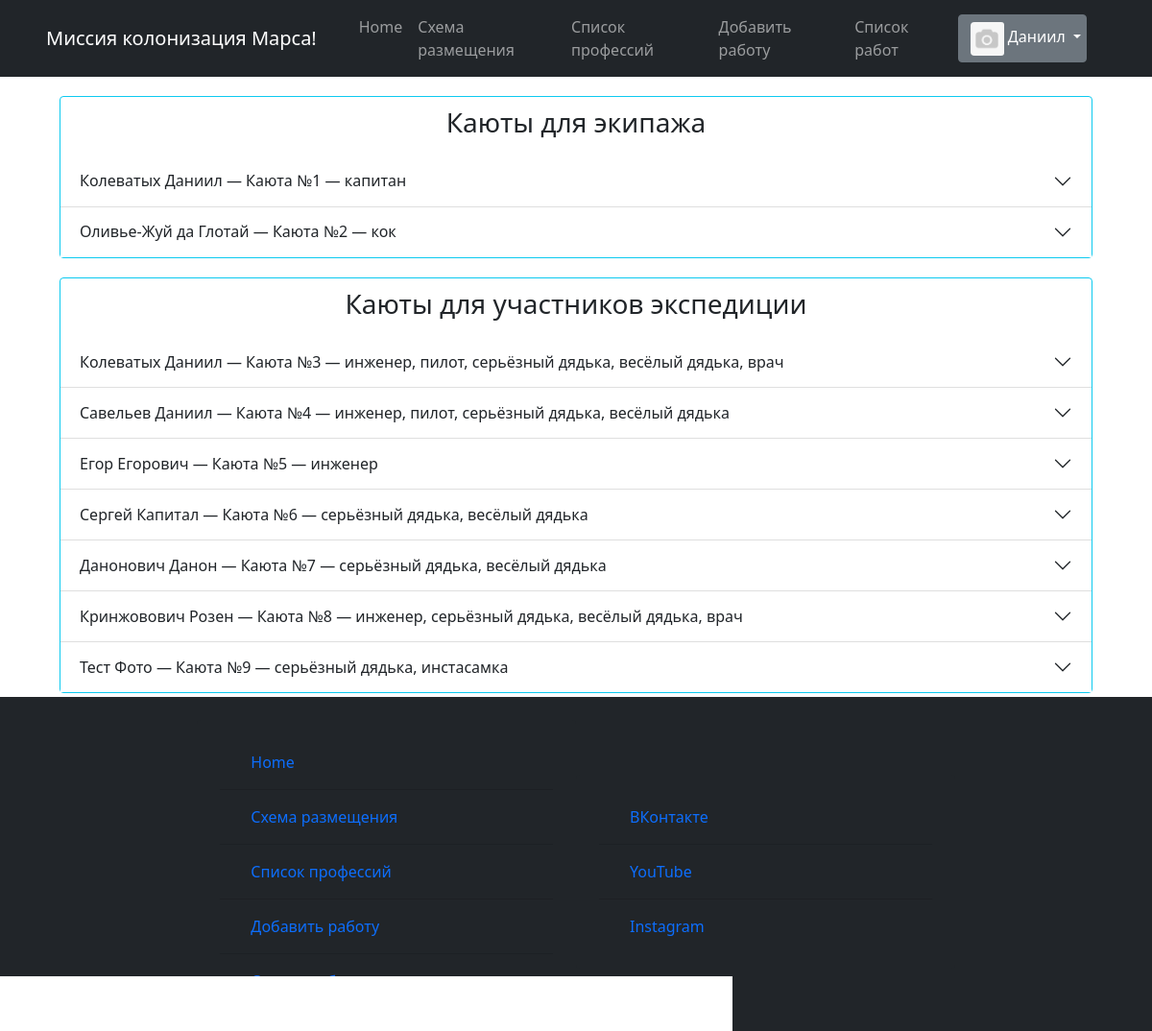
The page /distribution/ (signed in) on the database its author committed.
### static/data/users.py (models this page shows, shortened)
class User(SqlAlchemyBase, UserMixin):
    __tablename__ = 'users'
    id = sqlalchemy.Column(sqlalchemy.Integer,
                           primary_key=True, autoincrement=True)
    surname = sqlalchemy.Column(sqlalchemy.String, nullable=True)
    name = sqlalchemy.Column(sqlalchemy.String, nullable=True)
    sex = sqlalchemy.Column(sqlalchemy.String, nullable=True)
    email = sqlalchemy.Column(sqlalchemy.String,
                              index=True, unique=True, nullable=True)
    hashed_password = sqlalchemy.Column(sqlalchemy.String, nullable=True)
    studying = sqlalchemy.Column(sqlalchemy.String, nullable=True)
    professions = sqlalchemy.Column(sqlalchemy.String, nullable=True)
    about = sqlalchemy.Column(sqlalchemy.String, nullable=True)
    created_date = sqlalchemy.Column(sqlalchemy.String, nullable=True)
    image_link = sqlalchemy.Column(sqlalchemy.String, nullable=True)
    disk_path = sqlalchemy.Column(sqlalchemy.String, nullable=True)

### static/data/crew.py (models this page shows, shortened)
class Crew(SqlAlchemyBase, UserMixin):
    __tablename__ = 'crew'
    id = sqlalchemy.Column(sqlalchemy.Integer,
                           primary_key=True, autoincrement=True)
    uniq_crew_id = sqlalchemy.Column(sqlalchemy.Integer, nullable=True)
    post = sqlalchemy.Column(sqlalchemy.String, nullable=True)
    surname = sqlalchemy.Column(sqlalchemy.String, nullable=True)
    name = sqlalchemy.Column(sqlalchemy.String, nullable=True)
    email = sqlalchemy.Column(sqlalchemy.String,
                              index=True, unique=True, nullable=True)
    sex = sqlalchemy.Column(sqlalchemy.String, nullable=True)
    hashed_password = sqlalchemy.Column(sqlalchemy.String, nullable=True)
    studying = sqlalchemy.Column(sqlalchemy.String, nullable=True)
    professions = sqlalchemy.Column(sqlalchemy.String, nullable=True)
    about = sqlalchemy.Column(sqlalchemy.String, nullable=True)
    created_date = sqlalchemy.Column(sqlalchemy.String, nullable=True)

### runner.py (the view)
@app.route('/distribution/', methods=['POST', 'GET'])
def distribution():
    db_sess = db_session.create_session()
    data_members = [[user.surname, user.name, user.sex, user.email, user.studying, user.professions, user.about,
                     user.created_date] for user in db_sess.query(User).all()]
    db_sess = db_session.create_session()
    data_crew = [[user.surname, user.name, user.post, user.email, user.studying, user.professions, user.about,
                  user.created_date] for user in db_sess.query(Crew).all()]
    return render_template("html/distribution.html",
                           title='Список профессий',
                           image=image,
                           menu_bar_title='Миссия колонизация Марса!',
                           rooms=[data_crew, data_members],
                           shift=len(data_crew))

### runner.py (called while the page is built)
@login_manager.user_loader
def load_user(user_id):
    db_sess = db_session.create_session()
    return db_sess.query(User).get(user_id)

### static/data/db_session.py (called while the page is built)
def create_session() -> Session:
    global __factory
    return __factory()

### templates/html/distribution.html (shortened to what this page needs)
{% extends "html/base.html" %}
{% block content %}
    <div class="startpage">
        <div class="card border-info distribution">
            <div class="card-body-title distribution-title">
                <h3>Каюты для экипажа</h3>
            </div>
            <div class="accordion accordion-flush" id="accordionFlushExample">
                {% for room in rooms[0] %}
                <div class="accordion-item">
                    <h2 class="accordion-header" id="{{ loop.index }}">
                        <button class="accordion-button collapsed" type="button" data-bs-toggle="collapse" data-bs-target="#flush-{{ loop.index }}" aria-expanded="false" aria-controls="flush-collapseOne">
                            {{ room[0] }} {{ room[1] }} — Каюта №{{ loop.index }} — {{ room[2].lower() }}
                        </button>
                    </h2>
                </div>
                {% endfor %}
            </div>
        </div>
        <div class="card border-info distribution">
            <div class="card-body-title distribution-title">
                <h3>Каюты для участников экспедиции</h3>
            </div>
            <div class="accordion accordion-flush" id="accordionFlushExample">
                {% for room in rooms[1] %}
                    <div class="accordion-item">
                        <h2 class="accordion-header" id="{{ loop.index }}-members">
                            <button class="accordion-button collapsed" type="button" data-bs-toggle="collapse" data-bs-target="#flush-{{ loop.index }}-members" aria-expanded="false" aria-controls="flush-collapseOne">
                                {{ room[0] }} {{ room[1] }} — Каюта №{{ loop.index + shift }} — {{ room[5].lower() }}
                            </button>
                        </h2>
                    </div>
                {% endfor %}
            </div>
        </div>
    </div>
{% endblock %}

### templates/html/base.html (shortened to what this page needs)
<!doctype html>
<html lang="en">
<head>
    <link rel="stylesheet"
          href="https://stackpath.bootstrapcdn.com/bootstrap/4.4.1/css/bootstrap.min.css"
>
    <link rel="stylesheet" href="../../static/css/professions.css">
    <link rel="stylesheet" href="../../static/css/index.css">
    <link rel="stylesheet" href="../../static/css/bar.css">
    <link rel="stylesheet" href="../../static/bootstrap-5.1.3-dist/css/bootstrap.css">
    <link rel="stylesheet" href="../../static/bootstrap-5.1.3-dist/css/bootstrap-grid.css">
    <link rel="stylesheet" href="../../static/bootstrap-5.1.3-dist/css/bootstrap-reboot.css">
    <link rel="stylesheet" href="../../static/bootstrap-5.1.3-dist/css/bootstrap-utilities.css">
    <link rel="stylesheet" href="../../static/css/professions.css">
    <link rel="stylesheet" href="../../static/css/index.css">
    <link rel="stylesheet" href="../../static/css/bar.css">
</head>
<body>
<div class="wrapper">
    <header>
    <nav class="navbar navbar-expand-lg navbar-dark bg-dark text-white">
        <div class="container-fluid">
            <a class="navbar-brand" href="/homepage">{{ menu_bar_title }}</a>
            <div class="collapse navbar-collapse" id="navbarSupportedContent">
                <ul class="navbar-nav me-auto mb-2 mb-lg-0">
                    <li class="nav-item">
                        <a class="nav-link" aria-current="page" href="/homepage">Home</a>
                    </li>
                    <li class="nav-item">
                        <a class="nav-link" href="/distribution">Схема размещения</a>
                    </li>
                    <li class="nav-item">
                        <a class="nav-link" href="/list_prof/ul">Список профессий</a>
                    </li>
                    <li class="nav-item">
                        <a class="nav-link" href="/create_job">Добавить работу</a>
                    </li>
                    <li class="nav-item">
                        <a class="nav-link" href="/job_list">Список работ</a>
                    </li>
                </ul>
                {% if current_user.is_authenticated %}
                    <div class="dropdown-navbar user-navbar">
                        <div class="btn-group">
                            <button type="button" class="btn btn-secondary dropdown-toggle" data-bs-toggle="dropdown"
                                    href="#" role="button" aria-expanded="false" id="user">
                                <span>
                                    {% if image %}
                                        <img src="{{ url_for('static', filename=image) }}"
                                             class="img-fluid rounded-start profile-card-img miniature-pic"
                                             alt="">
                                    {% else %}
                                        <img src="{{ url_for('static', filename='/images/avatars/no_avatar.png') }}"
                                             class="img-fluid rounded-start profile-card-img miniature-pic"
                                             alt="">
                                    {% endif %}
                                </span>
                                {{ current_user.name }}
                            </button>
                        </div>
                    </div>
                {% else %}
                    <form class="d-flex">
                        <a class="nav-brand" href="/login"><button class="btn btn-outline-success me-2" type="button">Войти</button></a>
                        <a class="nav-brand" href="/register"><button class="btn btn-outline-success me-2" type="button">Зарегистрироваться</button></a>
                    </form>
                {% endif %}
            </div>
        </div>
    </nav>
</header>
<main role="main" class="container">
    {% block content %}{% endblock %}
</main>
<footer class="navbar navbar-dark bg-dark navbar-footer row g-3" id="footer">
    <div class="card bg-dark col-md-4 footer-column">
        <div class="card-body">
            <form class="form-footer" method="post" novalidate>
                <ul class="list-group list-group-flush bg-dark">
                    <li class="list-group-item bg-dark">
                        <a class="nav-link" aria-current="page" href="/homepage">Home</a>
                    </li>
                    <li class="list-group-item bg-dark">
                        <a class="nav-link" href="/distribution">Схема размещения</a>
                    </li>
                    <li class="list-group-item bg-dark">
                        <a class="nav-link" href="/list_prof/ul">Список профессий</a>
                    </li>
                    <li class="list-group-item bg-dark">
                        <a class="nav-link" href="/create_job">Добавить работу</a>
                    </li>
                    <li class="list-group-item bg-dark">
                        <a class="nav-link" href="/job_list">Список работ</a>
                    </li>
                </ul>
            </form>
        </div>
    </div>
    <div class="card bg-dark col-md-4 footer-column">
        <div class="card-body">
            <form class="form-footer" method="post" novalidate>
                <ul class="list-group list-group-flush bg-dark">
                    <li class="list-group-item bg-dark">
                        <a class="nav-link" aria-current="page" href="https://m.vk.com/daniilkolevatykh"
                           target="_blank">ВКонтакте</a>
                    </li>
                    <li class="list-group-item bg-dark">
                        <a class="nav-link" href="https://www.youtube.com/channel/UCYcTAs_MR2JaN-LxTlDMQxA"
                           target="_blank">YouTube</a>
                    </li>
                    <li class="list-group-item bg-dark">
                        <a class="nav-link" href="https://www.instagram.com/daniil_kolevatykh/"
                           target="_blank">Instagram</a>
                    </li>
                </ul>
            </form>
        </div>
    </div>
</footer>
</div>
</body>
</html>

### static/css/index.css (style rules this page uses)
.dropdown-navbar { padding-right: 40px; }
.distribution { margin: 20px; }
.distribution-title { text-align: center; margin: 10px; }
* { margin: 0; padding: 0; }
html, body { height: 100%; }
.wrapper { height: 100%; display: flex; flex-direction: column; }
main { flex: 1 1 auto; }
.footer-column { border: none; vertical-align: top; }
.profile-card-img { margin-top: 10px; border: 2px solid #86b7fe; border-radius: 3px; }
.miniature-pic { margin-top: 1px; border: none; image-rendering: auto; width: 35px; height: 35px; object-fit: cover; }

### static/css/bar.css (style rules this page uses)
.navbar-brand { alignment: center; padding-left: 20px; padding-right: 20px; }

### rows shown on the page
User: name "Даниил", surname "Колеватых", professions "инженер, пилот, серьёзный дядька, весёлый дядька, врач"
Crew: surname "Колеватых", name "Даниил", post "капитан"
Crew: surname "Оливье-Жуй", name "да Глотай", post "кок"
User: surname "Савельев", name "Даниил", professions "инженер, пилот, серьёзный дядька, весёлый дядька"
User: surname "Егор", name "Егорович", professions "инженер"
User: surname "Сергей", name "Капитал", professions "серьёзный дядька, весёлый дядька"
User: surname "Данонович", name "Данон", professions "серьёзный дядька, весёлый дядька"
User: surname "Кринжовович", name "Розен", professions "инженер, серьёзный дядька, весёлый дядька, врач"
User: surname "Тест", name "Фото", professions "серьёзный дядька, инстасамка"

### other values the page prints
{{ menu_bar_title }} "Миссия колонизация Марса!"
